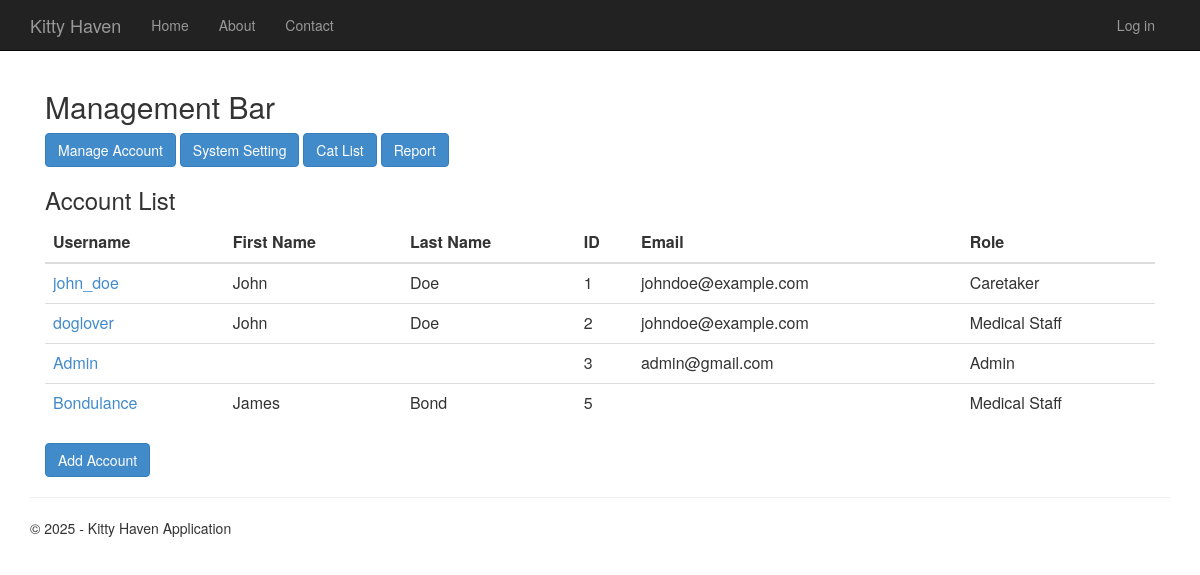
Before: /menu with the older database file.
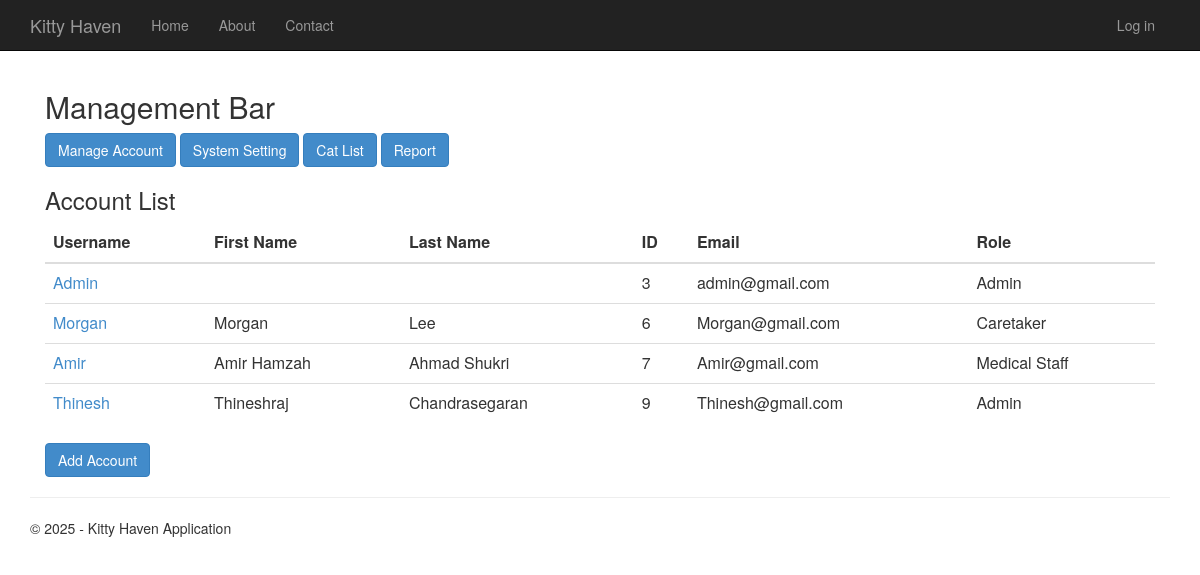
After: the same page with the newer database file.
### app/models.py (models this page shows, shortened)
class Account(AbstractUser):
    RegistrationDate = models.DateField(auto_now_add=True)
    groups = models.ManyToManyField(Group, related_name="account_users", blank=True)
    user_permissions = models.ManyToManyField(Permission, related_name="account_users", blank=True)
    class Meta:
        app_label = "app"

### app/views.py (the view)
# urls.py: re_path(r'^menu$', main_views.menu, name='menu'),
def menu(request):
    if request.user.groups.filter(name="Medical Staff").exists():
        return redirect('medical_cat_list')  # Redirect Medical Staff
    if request.user.groups.filter(name="Caretaker").exists():
        return redirect('caretaker_duty_panel')  # Redirect Caretakers
    users = Account.objects.all()
    context = {
        'title': 'Main Menu',
        'year': datetime.now().year,
        'users': users,
        'user': request.user
    }
    return render(request, 'app/menu.html', context)

### app/templates/app/menu.html
﻿{% extends "app/layout.html" %}
{% block content %}
<div class="container border p-4">
    <h2 class="fw-bold border-bottom pb-2">Management Bar</h2>
    <div class="d-flex justify-content-between align-items-center mb-3">
        <div>
            <a href="{% url 'menu' %}" class="btn btn-primary">Manage Account</a>
            <a href="{% url 'system_settings' %}" class="btn btn-primary"> System Setting</a>
            <a href="{% url 'cat_list' %}" class="btn btn-primary"> Cat List</a>
            <a href="{% url 'report' %}" class="btn btn-primary">Report</a>
        </div>
    </div>
    <h3 class="fw-bold">Account List</h3>
<div class="table-responsive">
    <table class="table">
    <thead>
        <tr>
            <th>Username</th>
            <th>First Name</th>
            <th>Last Name</th>
            <th>ID</th>
            <th>Email</th>
            <th>Role</th>
        </tr>
    </thead>
    <tbody>
        {% for user in users %}
        <tr>
                <td>
                        <a href="{% url 'configure_account' user.id %}" class="text-decoration-none">
                         {{ user.username }}
                            </a>
                </td>
            <td>{{ user.first_name }}</td>
             <td>{{user.last_name}}</td>
            <td>{{ user.id }}</td>
            <td>{{ user.email }}</td>
            <td>
                {% if user.is_staff %}
                    Admin
                {% else %}
                    {% if user.groups.all %}
                        {{ user.groups.first.name }}
                    {% else %}
                        No Group
                    {% endif %}
                {% endif %}
            </td>
        </tr>
        {% empty %}
        <tr>
            <td colspan="6" class="text-center">No users found</td>
        </tr>
        {% endfor %}
    </tbody>
</table>
</div>
    <div class="mt-3">
    <a href="{% url 'create_account' %}" class="btn btn-primary">Add Account</a>
</div>
</div>
{% endblock %}

### app/templates/app/layout.html (shortened to what this page needs)
<!DOCTYPE html>
<html>
<head>
    {% load static %}
    <link rel="stylesheet" type="text/css" href="{% static 'app/content/bootstrap.min.css' %}" />
    <link rel="stylesheet" type="text/css" href="{% static 'app/content/site.css' %}" />
</head>
<body>
    <div class="navbar navbar-inverse navbar-fixed-top">
        <div class="container">
            <div class="navbar-header">
                <a href="/" class="navbar-brand">Kitty Haven</a>
            </div>
            <div class="navbar-collapse collapse">
                <ul class="nav navbar-nav">
                    <li><a href="{% url 'home' %}">Home</a></li>
                    <li><a href="{% url 'about' %}">About</a></li>
                    <li><a href="{% url 'contact' %}">Contact</a></li>
                </ul>
                {% include 'app/loginpartial.html' %}
             </div>
        </div>
    </div>
    <div class="container body-content">
{% block content %}{% endblock %}
        <hr/>
        <footer>
            <p>&copy; {{ year }} - Kitty Haven Application</p>
        </footer>
    </div>
</body>
</html>

### app/templates/app/loginpartial.html
{% if user.is_authenticated %}
<form id="logoutForm" action="/logout" method="post" class="navbar-right">
    {% csrf_token %}
    <ul class="nav navbar-nav navbar-right">
        <li><span class="navbar-brand">Hello {{ user.username }}!</span></li>
        <li><a href="javascript:document.getElementById('logoutForm').submit()">Log off</a></li>
    </ul>
</form>
{% else %}
<ul class="nav navbar-nav navbar-right">
    <li><a href="{% url 'login' %}">Log in</a></li>
</ul>
{% endif %}

### app/static/app/content/site.css (style rules this page uses)
body { padding-top: 50px; padding-bottom: 20px; }
.body-content { padding-left: 15px; padding-right: 15px; }

Changed rows visible on the page:
removed Account: username "john_doe", first_name "John", last_name "Doe", id "1", email "johndoe@example.com", groups.first.name "Caretaker"
removed Account: username "doglover", first_name "John", last_name "Doe", id "2", email "johndoe@example.com", groups.first.name "Medical Staff"
removed Account: username "Bondulance", first_name "James", last_name "Bond", id "5", groups.first.name "Medical Staff"
added Account: username "Morgan", first_name "Morgan", last_name "Lee", id "6", email "Morgan@gmail.com", groups.first.name "Caretaker"
added Account: username "Amir", first_name "Amir Hamzah", last_name "Ahmad Shukri", id "7", email "Amir@gmail.com", groups.first.name "Medical Staff"
added Account: username "Thinesh", first_name "Thineshraj", last_name "Chandrasegaran", id "9", email "Thinesh@gmail.com", is_staff "Admin"
